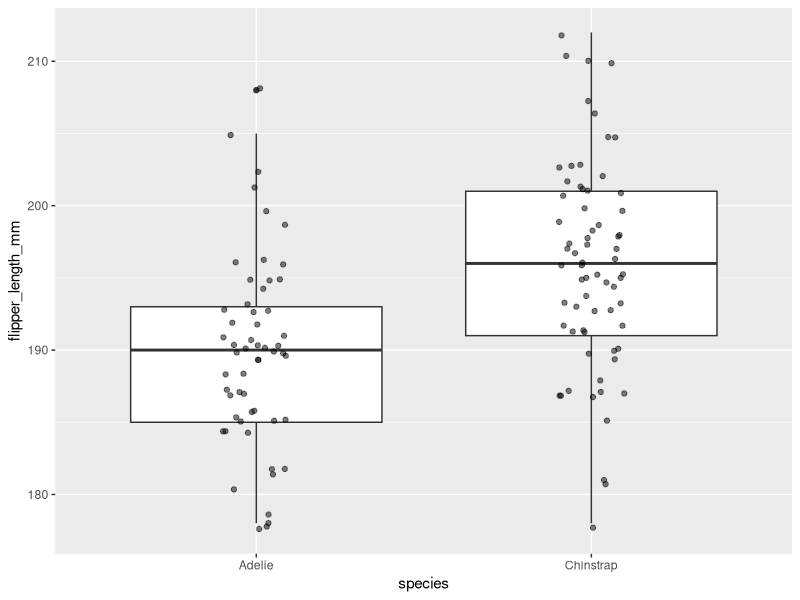
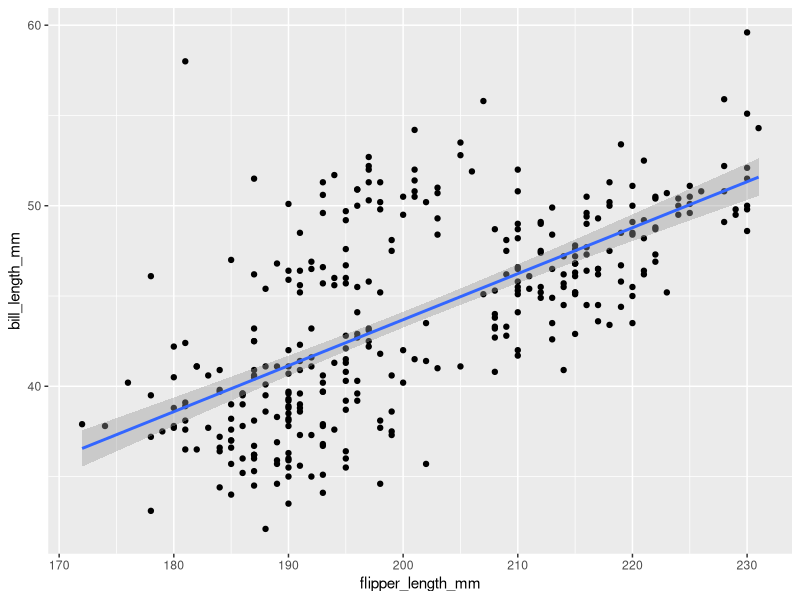
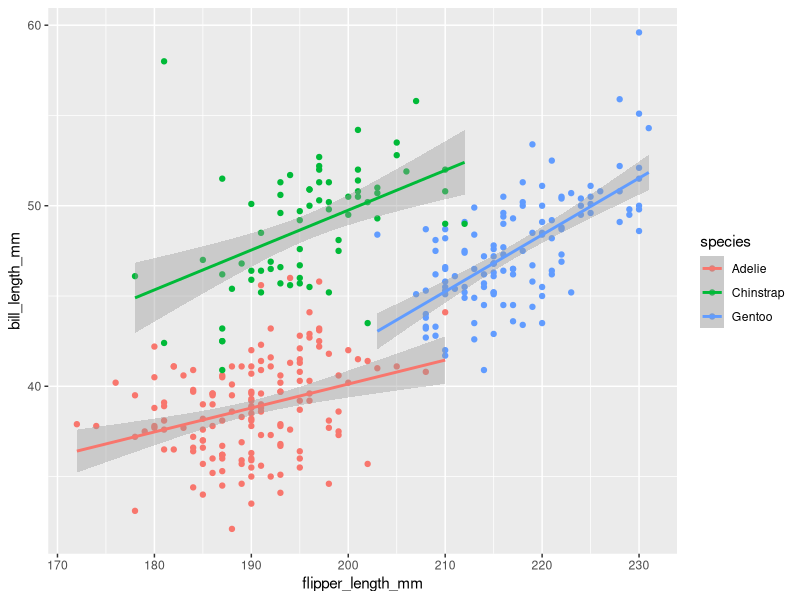
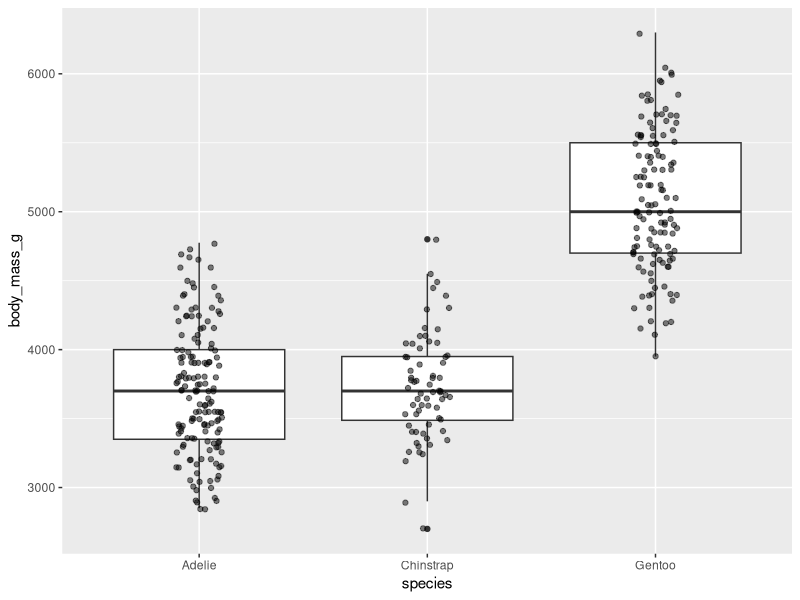

Generate these figures, in order, with R:
## ---- chunk 1
knitr::opts_chunk$set(echo = TRUE)
## ---- chunk 2
library(tidyverse)
library(palmerpenguins)
## ---- chunk 3
penguins <- penguins
## ---- chunk 4
dream <- penguins %>% 
  filter(island == "Dream")
## ---- chunk 5
flippers <- dream %>% 
  group_by(species) %>% 
  summarise(min_flipper = min(flipper_length_mm, na.rm = TRUE),
            max_flipper = max(flipper_length_mm, na.rm = TRUE),
            mean_flipper = mean(flipper_length_mm, na.rm = TRUE))
flippers
## ---- chunk 6
ggplot(dream, aes(x = species, y = flipper_length_mm)) +
  geom_boxplot() +
  geom_jitter(width = 0.1, alpha = 0.5)
## ---- chunk 7
t.test(data = dream, flipper_length_mm ~ species)
## ---- chunk 8

## ---- chunk 9
bill_flipper <- penguins %>% 
  summarise(mean_bill = mean(bill_length_mm, na.rm = TRUE),
            sd_bill = sd(bill_length_mm, na.rm = TRUE),
            mean_flipper = mean(flipper_length_mm, na.rm = TRUE),
            sd_flipper = sd(flipper_length_mm, na.rm = TRUE))
bill_flipper
## ---- chunk 10
ggplot(penguins, aes(flipper_length_mm, bill_length_mm)) +
  geom_point() +
  geom_smooth(method = "lm")
## ---- chunk 11
penguins_noNA <- penguins %>% 
  filter(!is.na(bill_length_mm),
         !is.na(flipper_length_mm))
## ---- chunk 12
r <- cor(x = penguins_noNA$flipper_length_mm, y = penguins_noNA$bill_length_mm)
r^2
## ---- chunk 13
lm_model <- lm(data = penguins_noNA, bill_length_mm ~ flipper_length_mm)
summary(lm_model)
## ---- chunk 14

## ---- chunk 15
ggplot(penguins, aes(flipper_length_mm, bill_length_mm, color = species)) +
  geom_point() +
  geom_smooth(method = "lm")
## ---- chunk 16
body_mass <- penguins %>% 
  group_by(species) %>% 
  summarise(min_mass = min(body_mass_g, na.rm = TRUE),
            max_mass = max(body_mass_g, na.rm = TRUE),
            mean_mass = mean(body_mass_g, na.rm = TRUE))
body_mass
## ---- chunk 17
body_mass_kg <- body_mass %>% 
  mutate(min_mass = min_mass / 1000,
         max_mass = max_mass / 1000,
         mean_mass = mean_mass / 1000)
## ---- chunk 18
big_or_small <- penguins %>% 
  mutate(big_small = ifelse(body_mass_g >= 4500, "big", "small"))
## ---- chunk 19
ggplot(penguins, aes(x = species, y = body_mass_g)) +
  geom_boxplot() +
  geom_jitter(width = 0.1, alpha = 0.5)
## ---- chunk 20
aov_mod <- aov(data = penguins, body_mass_g ~ species)
summary(aov_mod)
## ---- chunk 21
TukeyHSD(aov_mod)
